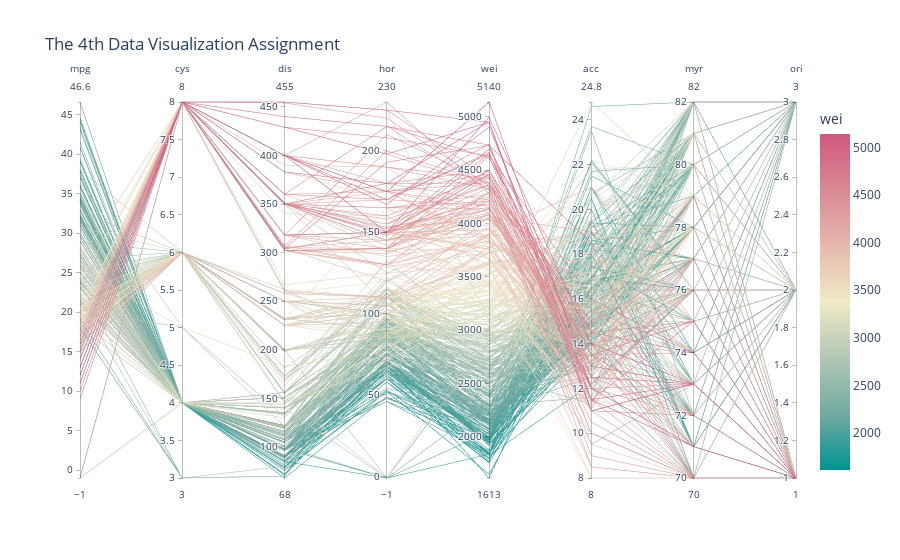

The code cell stored with this chart in its notebook:
### Code cell
fig = px.parallel_coordinates(
        df,
        color="wei",
        color_continuous_scale=px.colors.diverging.Tealrose,
        dimensions=labels,
        title="The 4th Data Visualization Assignment"
    )
fig.show()

### Figure 1 — Plotly figure (JSON) as saved in the notebook; plotly's stock layout.template omitted (floating-point values rounded to 4 significant figures; data arrays with more than 128 entries replaced by an {"elided": "..."} marker saying what was removed)
{"data": [{"dimensions": [{"label": "mpg", "values": {"elided": "406 float values"}}, {"label": "cys", "values": {"elided": "406 float values"}}, {"label": "dis", "values": {"elided": "406 float values"}}, {"label": "hor", "values": {"elided": "406 float values"}}, {"label": "wei", "values": {"elided": "406 float values"}}, {"label": "acc", "values": {"elided": "406 float values"}}, {"label": "myr", "values": {"elided": "406 float values"}}, {"label": "ori", "values": {"elided": "406 float values"}}], "domain": {"x": [0.0, 1.0], "y": [0.0, 1.0]}, "line": {"color": {"elided": "406 float values"}, "coloraxis": "coloraxis"}, "name": "", "type": "parcoords"}], "layout": {"coloraxis": {"colorbar": {"title": {"text": "wei"}}, "colorscale": [[0.0, "rgb(0, 147, 146)"], [0.1667, "rgb(114, 170, 161)"], [0.3333, "rgb(177, 199, 179)"], [0.5, "rgb(241, 234, 200)"], [0.6667, "rgb(229, 185, 173)"], [0.8333, "rgb(217, 137, 148)"], [1.0, "rgb(208, 88, 126)"]]}, "legend": {"tracegroupgap": 0}, "title": {"text": "The 4th Data Visualization Assignment"}}}
